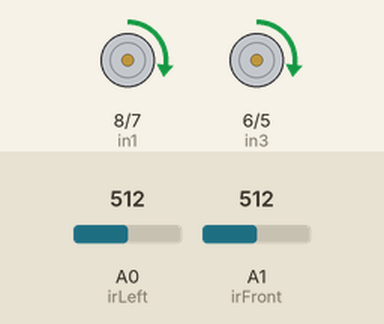
Simulated run of this sketch. Board: Arduino Uno, built with avr-gcc and run on an emulated ATmega328P. Parts: motor-driver pin pairs drawn as motors (green arrow = first pin HIGH = forward, orange = second pin HIGH = backward, longer = more drive, scaled by the enable pin). Inputs (shaded band) come from the test bench; at power-on: A0 (irLeft) = 512, A1 (irFront) = 512.

Above: at 1.2 s.
1.3 s: A0 (irLeft) set to 464
2.8 s: A0 (irLeft) set to 439
At 3.3 s:
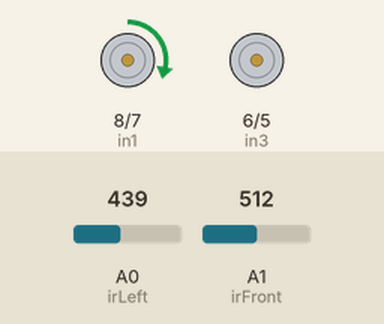
5.8 s: A1 (irFront) set to 464
8.8 s: A1 (irFront) set to 442
At 9.9 s:
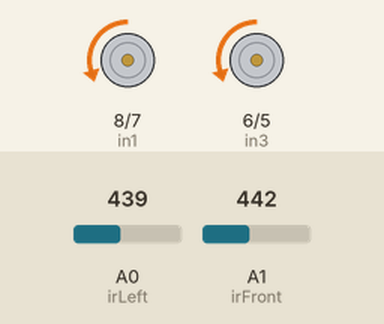
10.6 s: A0 (irLeft) set to 460
At 12.7 s:
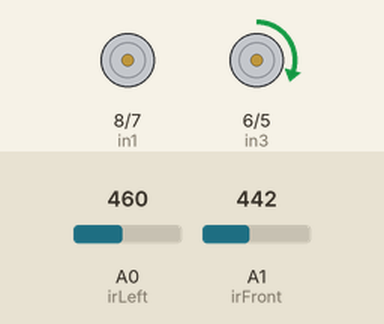
Timing chart, 0 to 14.6 s (numbered marks = the images above; inputs shaded):
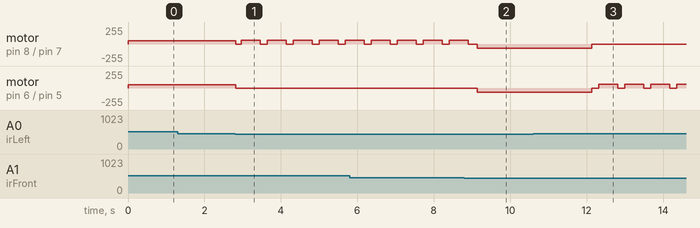

Measured:
- the behaviour switches between 450 and 449 on A0 (irLeft) (found by bisection; images 0 and 1)
- the behaviour switches between 450 and 449 on A1 (irFront) (found by bisection; images 1 and 2)
- after the input at 1.3 s, every drawn part: stays the same
- after the input at 2.8 s, motor on pin 8 (in1) / pin 7 (in2): alternates forward 55/255 for 0.50 s and stopped for 0.18 s, starting at once; motor on pin 6 (in3) / pin 5 (in4): forward 50/255 → stopped at once
- after the input at 8.8 s, motor on pin 6 (in3) / pin 5 (in4): stopped → backward 60/255 after 0.34 s
- after the input at 10.6 s, motor on pin 8 (in1) / pin 7 (in2): goes on until 12.1 s, then stays stopped

The sketch:

code.ino
```cpp
// ===== IR Sensors =====
int irLeft  = A0;
int irFront = A1;

// ===== Motor Driver Pins =====
// Left Motor
int enA = 9;
int in1 = 8;
int in2 = 7;

// Right Motor
int enB = 10;
int in3 = 6;
int in4 = 5;

// ===== Variables =====
int leftValue;
int frontValue;

int threshold = 450;

// ===== PWM Speeds =====
int forwardSpeed = 50;
int turnSpeed    = 55;
int reverseSpeed = 60;

// ===== Turn duration (IMPORTANT) =====
int turnDelay = 500;   // ms (adjust 400–700 if needed)

void setup() {
  pinMode(irLeft, INPUT);
  pinMode(irFront, INPUT);

  pinMode(enA, OUTPUT);
  pinMode(in1, OUTPUT);
  pinMode(in2, OUTPUT);

  pinMode(enB, OUTPUT);
  pinMode(in3, OUTPUT);
  pinMode(in4, OUTPUT);

  Serial.begin(9600);
}

void loop() {

  leftValue  = analogRead(irLeft);
  frontValue = analogRead(irFront);

  bool leftObstacle  = leftValue  < threshold;
  bool frontObstacle = frontValue < threshold;

  // ===== NO OBSTACLE =====
  if (!leftObstacle && !frontObstacle) {
    moveForward();
  }

  // ===== BOTH SENSORS BLOCKED =====
  else if (leftObstacle && frontObstacle) {
    stopRobot();
    delay(200);
    moveBackwardWithDelay();
  }

  // ===== ONLY FRONT SENSOR BLOCKED =====
  else if (frontObstacle && !leftObstacle) {
    stopRobot();
    delay(150);
    turnLeftTimed();   // 🔥 TIMED TURN
  }

  // ===== ONLY LEFT SENSOR BLOCKED =====
  else if (leftObstacle && !frontObstacle) {
    stopRobot();
    delay(150);
    turnRightTimed();  // 🔥 TIMED TURN
  }

  delay(30);
}

// ===== MOTOR FUNCTIONS =====

void moveForward() {
  digitalWrite(in1, HIGH);
  digitalWrite(in2, LOW);
  digitalWrite(in3, HIGH);
  digitalWrite(in4, LOW);

  analogWrite(enA, forwardSpeed);
  analogWrite(enB, forwardSpeed);
}

void moveBackwardWithDelay() {
  digitalWrite(in1, LOW);
  digitalWrite(in2, HIGH);
  digitalWrite(in3, LOW);
  digitalWrite(in4, HIGH);

  analogWrite(enA, reverseSpeed);
  analogWrite(enB, reverseSpeed);

  delay(3000);   // 3 seconds reverse

  stopRobot();
}

// 🔁 TIMED LEFT TURN
void turnLeftTimed() {
  digitalWrite(in1, LOW);
  digitalWrite(in2, LOW);
  digitalWrite(in3, HIGH);
  digitalWrite(in4, LOW);

  analogWrite(enA, 0);
  analogWrite(enB, turnSpeed);

  delay(turnDelay);   // 🔥 gives time to actually turn

  stopRobot();
}

// 🔁 TIMED RIGHT TURN
void turnRightTimed() {
  digitalWrite(in1, HIGH);
  digitalWrite(in2, LOW);
  digitalWrite(in3, LOW);
  digitalWrite(in4, LOW);

  analogWrite(enA, turnSpeed);
  analogWrite(enB, 0);

  delay(turnDelay);   // 🔥 gives time to actually turn

  stopRobot();
}

void stopRobot() {
  digitalWrite(in1, LOW);
  digitalWrite(in2, LOW);
  digitalWrite(in3, LOW);
  digitalWrite(in4, LOW);

  analogWrite(enA, 0);
  analogWrite(enB, 0);
}
```
